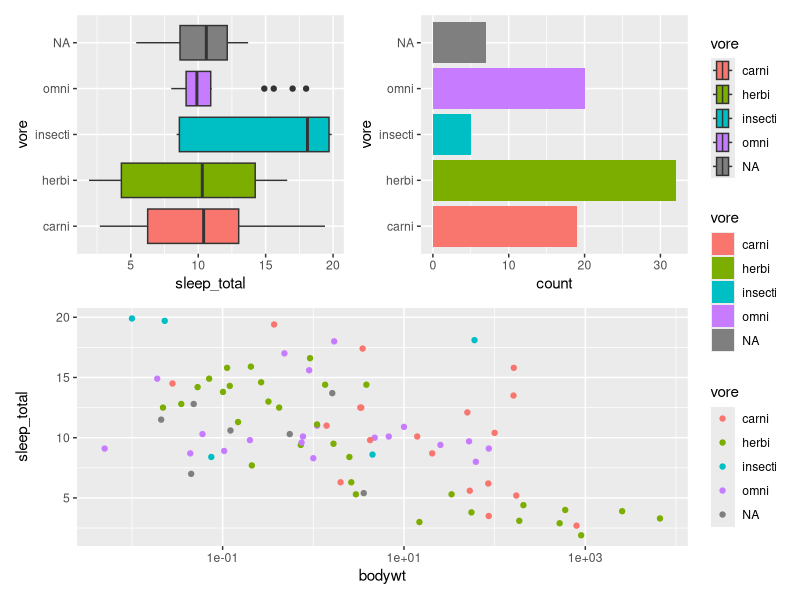
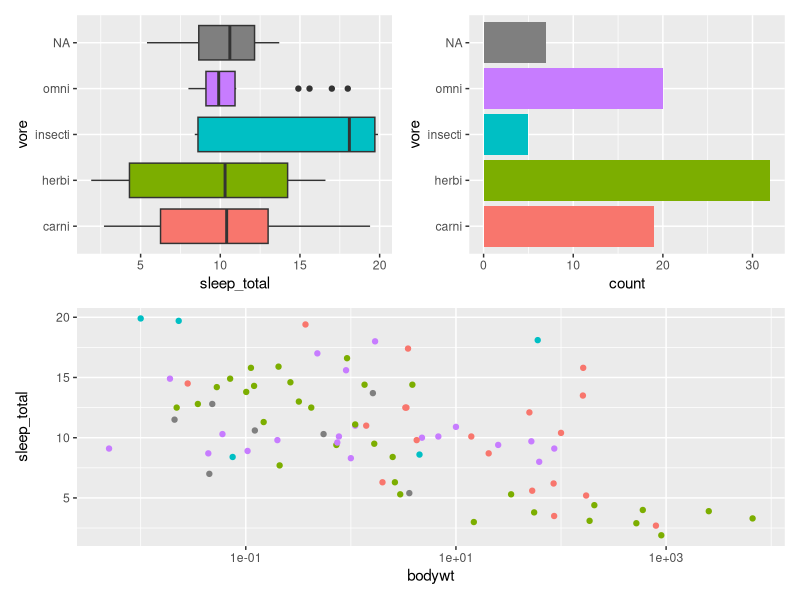
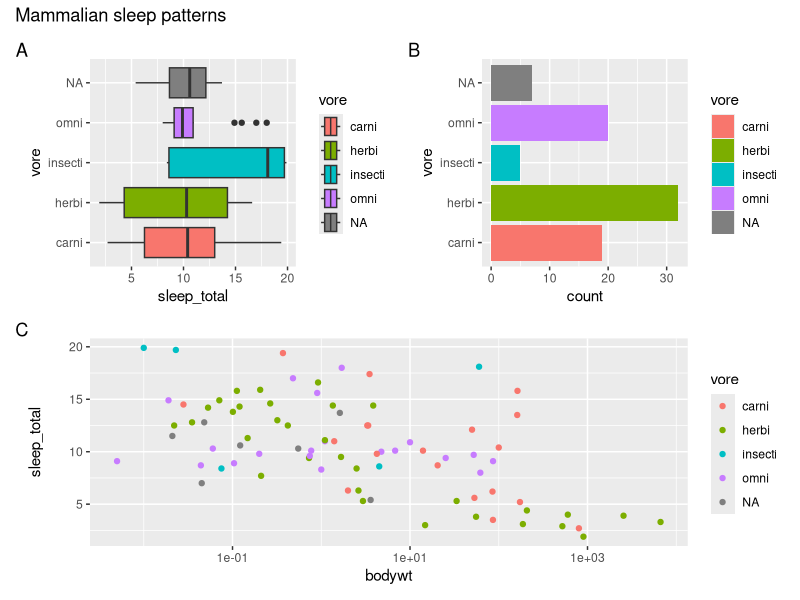
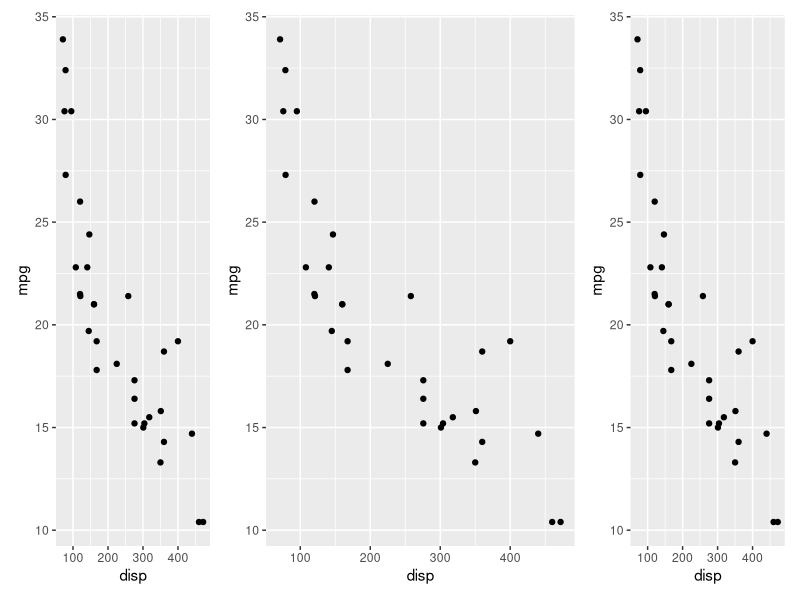
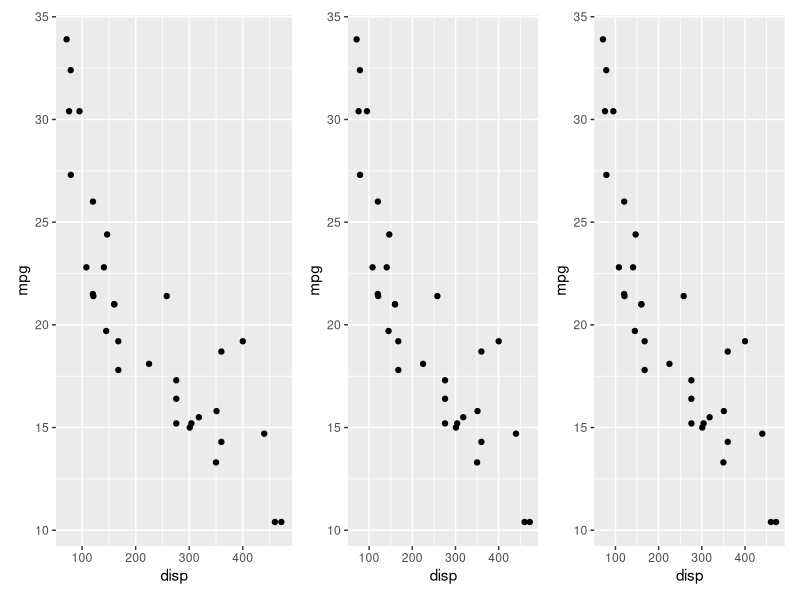
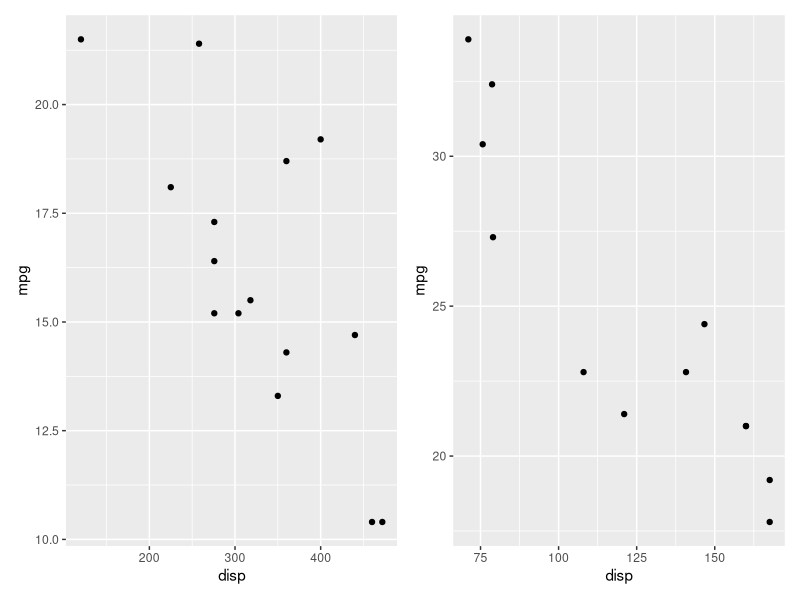
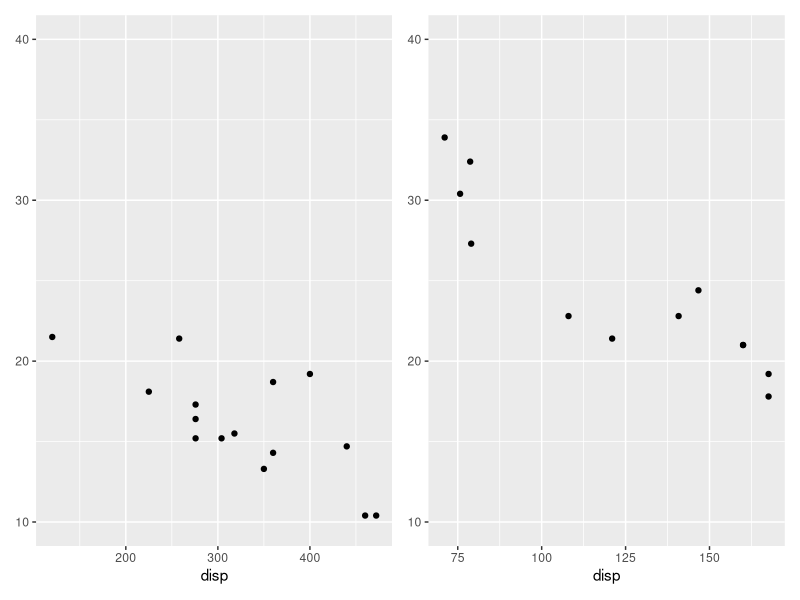
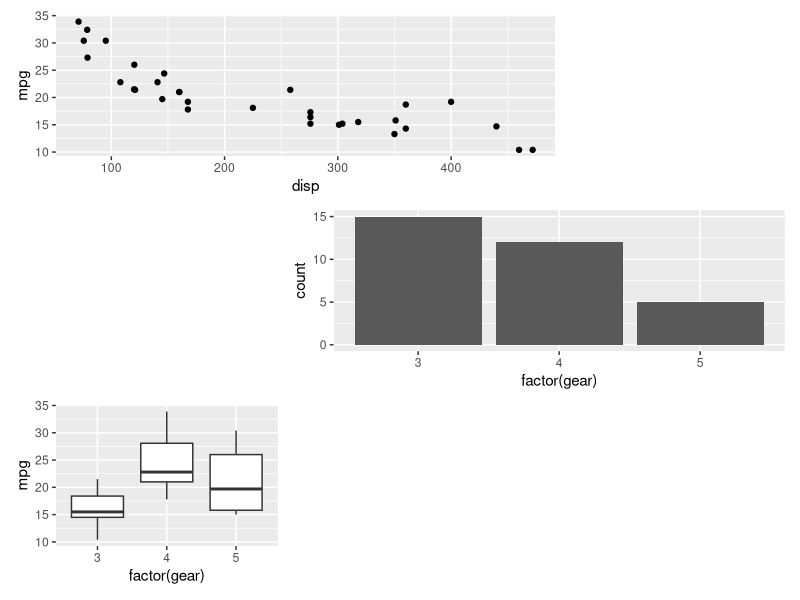

Recreate these plots in R, in order. (Note: this script raises an error after producing the figures.)
## ---- chunk 1
knitr::opts_chunk$set(echo = TRUE)
library(ggplot2)
library(dplyr)
library(patchwork)
library(gganimate)
library(ggrepel)
library(ggforce)
## ---- chunk 2
p1<-ggplot(msleep) +
    geom_boxplot(aes(x=sleep_total, y=vore, fill=vore))
p2<-ggplot(msleep) +
    geom_bar(aes(y=vore, fill=vore))
p3<-ggplot(msleep) +
    geom_point(aes(x=bodywt, y=sleep_total, colour=vore)) +
    scale_x_log10()

# | combines. / is the stack operator
p_all <- (p1 | p2)/p3
p_all + plot_layout(guides='collect')
p_all & theme(
    legend.position='none'
)
p_all + plot_annotation(
    title='Mammalian sleep patterns',
    tag_levels = 'A'
)
## ---- chunk 3
p<-ggplot(mtcars) +
    geom_point(aes(x=disp, y=mpg))
plots<-p + p + p
# relative sizes
plots + plot_layout(widths=c(1,2,1))
# first plot gets 5 cm, the other two split the remaining space between them
plots + plot_layout(width=unit(c(6, 1, 1), c('cm', 'null', 'null')))
## ---- chunk 4
p1 <- ggplot(mtcars[mtcars$gear == 3,]) +
    geom_point(aes(x=disp, y=mpg))
p2 <- ggplot(mtcars[mtcars$gear == 4,]) +
    geom_point(aes(x=disp, y=mpg))
plots <- p1 + p2
# note that the axis values are not aligned
plots
plots & scale_y_continuous(limits=c(10,40), name = NULL)
## ---- chunk 5
p1<-ggplot(mtcars) +
    geom_point(aes(x=disp, y=mpg))
p2<-ggplot(mtcars) +
    geom_bar(aes(x=factor(gear)))
p3<-ggplot(mtcars) +
    geom_boxplot(aes(x=factor(gear), y=mpg))
# 3x3 grid (plot, plot, blank)(blank, plot, plot)(plot, blank, blank)
layout<-'AA#\n#BB\nC##'
plots <- p1 + p2 + p3
plots + plot_layout(design=layout)
## ---- chunk 6
# start with something static
p<-ggplot(economics) +
    geom_line(aes(x=date, y=unemploy)) +
    transition_reveal(along=date)
# now add a transition that reveals the geom (line) along the date axis
animate(p, renderer = av_renderer())

## ---- chunk 7
# place holder. uses glue package. every thing in curly brackets is evaluated as R code
# closest_state will be the year in this case
# i.e the name of the state that is closest to the current frame
p<-ggplot(mpg) +
    geom_bar(aes(x=factor(cyl))) +
    labs(title='Number of cars in {closest_state} by number of cylinders')

# enter and exit because new graphic data comes in (5 cylinders in this case)
p + transition_states(states=year) +
    enter_grow() +
    exit_fade()

## ---- chunk 8
p<-ggplot(mpg) +
    geom_point(aes(x=displ, y=hwy)) +
    ggtitle("Cars with {closest_state} cylinders")
# it looks like the cars are changing cylinders
p + transition_states(factor(cyl))

## ---- chunk 9
# give each row its own unique group
row_ids = seq_len(nrow(mpg))
p<-ggplot(mpg) +
    geom_point(aes(x=displ, y=hwy, group=row_ids)) +
    ggtitle("Cars with {closest_state} cylinders")
# it looks like the cars are changing cylinders
p + transition_states(factor(cyl))
# if you say colour=factor(cyl) you'll get the same effect
## ---- chunk 10
# cty and hwy move from being columns to rows
mpg2<-tidyr::pivot_longer(mpg, c(cty, hwy))
p<-ggplot(mpg2) +
    geom_point(aes(x=displ, y=value)) +
    ggtitle("{if (closest_state == 'city') 'Efficiency in city' else 'Efficiency on highway'}")
# from constant speed from y aesthetic
p + transition_states(name) +
    ease_aes(y='cubic-in-out')
## ---- chunk 11
ggplot(mtcars, aes(x=disp, y=mpg)) +
    geom_point() +
    geom_text(aes(label=row.names(mtcars)))
## ---- chunk 12
labels = row.names(mtcars)
ggplot(mtcars, aes(x=disp, y=mpg)) +
    geom_point(size = 2, alpha = .8) +
    geom_text_repel(aes(label = labels), color = 'steelblue')

## ---- chunk 13
p<-ggplot(mtcars, aes(x=disp, y=mpg)) +
    geom_point() +
    coord_cartesian(xlim=c(0, 500), ylim=c(0,40))
p + geom_mark_ellipse(aes(
        filter=gear==4,
        label='4 gear cars',
        description='Cars with fewer gears tend to both have higher yield and lower displacement'
    ))

p + geom_mark_hull(aes(fill=factor(gear), label=gear))
## ---- chunk 14
ggplot(mtcars, aes(x=disp, y=mpg, colour=factor(gear))) +
    geom_point() +
    guides(colour=guide_none())
